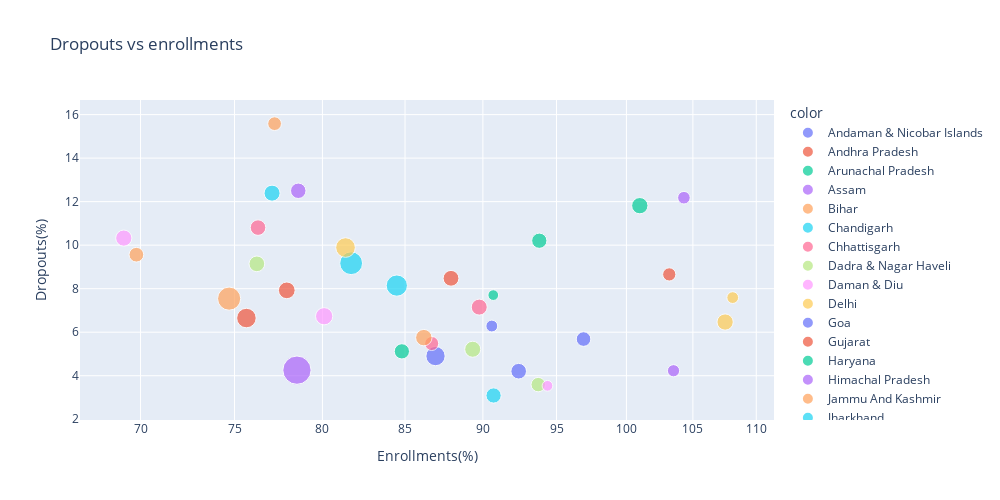

Source (notebook cell):
### Markdown cell above
`Observations:`

* Most states lack teachers in the higher secondary school. Certain states are doing very poorly namely UP, Bihar, Jharkhand and WB

### Code cell
dropss=dropouts_x.iloc[:,[2,5,8,11]].mean(axis=1)
enrolls=enrollments_x.iloc[:,[2,5,8,11]].mean(axis=1)
ptrs=ptr.iloc[:,[1,4]].mean(axis=1)
comb=pd.DataFrame({'Enrollments(%)':enrolls,'Dropouts(%)':dropss,'student_teacher_ratio':ptrs})
fig = px.scatter(data_frame=comb, x="Enrollments(%)", y="Dropouts(%)", size="student_teacher_ratio", color=states.State, log_x=True, size_max=20, width=1000, height=500, title='Dropouts vs enrollments')
fig.show()

### Figure 1 — Plotly figure (JSON) as saved in the notebook; plotly's stock layout.template omitted (floating-point values rounded to 4 significant figures)
{"data": [{"hovertemplate": "color=Andaman & Nicobar Islands<br>Enrollments(%)=%{x}<br>Dropouts(%)=%{y}<br>student_teacher_ratio=%{marker.size}<extra></extra>", "legendgroup": "Andaman & Nicobar Islands", "marker": {"color": "#636efa", "size": [12.83], "sizemode": "area", "sizeref": 0.1825, "symbol": "circle"}, "mode": "markers", "name": "Andaman & Nicobar Islands", "orientation": "v", "showlegend": true, "type": "scatter", "x": [90.59], "xaxis": "x", "y": [6.283], "yaxis": "y"}, {"hovertemplate": "color=Andhra Pradesh<br>Enrollments(%)=%{x}<br>Dropouts(%)=%{y}<br>student_teacher_ratio=%{marker.size}<extra></extra>", "legendgroup": "Andhra Pradesh", "marker": {"color": "#EF553B", "size": [34.83], "sizemode": "area", "sizeref": 0.1825, "symbol": "circle"}, "mode": "markers", "name": "Andhra Pradesh", "orientation": "v", "showlegend": true, "type": "scatter", "x": [75.66], "xaxis": "x", "y": [6.651], "yaxis": "y"}, {"hovertemplate": "color=Arunachal Pradesh<br>Enrollments(%)=%{x}<br>Dropouts(%)=%{y}<br>student_teacher_ratio=%{marker.size}<extra></extra>", "legendgroup": "Arunachal Pradesh", "marker": {"color": "#00cc96", "size": [24.33], "sizemode": "area", "sizeref": 0.1825, "symbol": "circle"}, "mode": "markers", "name": "Arunachal Pradesh", "orientation": "v", "showlegend": true, "type": "scatter", "x": [101.0], "xaxis": "x", "y": [11.81], "yaxis": "y"}, {"hovertemplate": "color=Assam<br>Enrollments(%)=%{x}<br>Dropouts(%)=%{y}<br>student_teacher_ratio=%{marker.size}<extra></extra>", "legendgroup": "Assam", "marker": {"color": "#ab63fa", "size": [21.83], "sizemode": "area", "sizeref": 0.1825, "symbol": "circle"}, "mode": "markers", "name": "Assam", "orientation": "v", "showlegend": true, "type": "scatter", "x": [78.59], "xaxis": "x", "y": [12.5], "yaxis": "y"}, {"hovertemplate": "color=Bihar<br>Enrollments(%)=%{x}<br>Dropouts(%)=%{y}<br>student_teacher_ratio=%{marker.size}<extra></extra>", "legendgroup": "Bihar", "marker": {"color": "#FFA15A", "size": [48.83], "sizemode": "area", "sizeref": 0.1825, "symbol": "circle"}, "mode": "markers", "name": "Bihar", "orientation": "v", "showlegend": true, "type": "scatter", "x": [74.71], "xaxis": "x", "y": [7.543], "yaxis": "y"}, {"hovertemplate": "color=Chandigarh<br>Enrollments(%)=%{x}<br>Dropouts(%)=%{y}<br>student_teacher_ratio=%{marker.size}<extra></extra>", "legendgroup": "Chandigarh", "marker": {"color": "#19d3f3", "size": [21.17], "sizemode": "area", "sizeref": 0.1825, "symbol": "circle"}, "mode": "markers", "name": "Chandigarh", "orientation": "v", "showlegend": true, "type": "scatter", "x": [90.71], "xaxis": "x", "y": [3.092], "yaxis": "y"}, {"hovertemplate": "color=Chhattisgarh<br>Enrollments(%)=%{x}<br>Dropouts(%)=%{y}<br>student_teacher_ratio=%{marker.size}<extra></extra>", "legendgroup": "Chhattisgarh", "marker": {"color": "#FF6692", "size": [23.33], "sizemode": "area", "sizeref": 0.1825, "symbol": "circle"}, "mode": "markers", "name": "Chhattisgarh", "orientation": "v", "showlegend": true, "type": "scatter", "x": [89.76], "xaxis": "x", "y": [7.152], "yaxis": "y"}, {"hovertemplate": "color=Dadra & Nagar Haveli<br>Enrollments(%)=%{x}<br>Dropouts(%)=%{y}<br>student_teacher_ratio=%{marker.size}<extra></extra>", "legendgroup": "Dadra & Nagar Haveli", "marker": {"color": "#B6E880", "size": [22.5], "sizemode": "area", "sizeref": 0.1825, "symbol": "circle"}, "mode": "markers", "name": "Dadra & Nagar Haveli", "orientation": "v", "showlegend": true, "type": "scatter", "x": [76.24], "xaxis": "x", "y": [9.142], "yaxis": "y"}, {"hovertemplate": "color=Daman & Diu<br>Enrollments(%)=%{x}<br>Dropouts(%)=%{y}<br>student_teacher_ratio=%{marker.size}<extra></extra>", "legendgroup": "Daman & Diu", "marker": {"color": "#FF97FF", "size": [24], "sizemode": "area", "sizeref": 0.1825, "symbol": "circle"}, "mode": "markers", "name": "Daman & Diu", "orientation": "v", "showlegend": true, "type": "scatter", "x": [69.14], "xaxis": "x", "y": [10.32], "yaxis": "y"}, {"hovertemplate": "color=Delhi<br>Enrollments(%)=%{x}<br>Dropouts(%)=%{y}<br>student_teacher_ratio=%{marker.size}<extra></extra>", "legendgroup": "Delhi", "marker": {"color": "#FECB52", "size": [24.17], "sizemode": "area", "sizeref": 0.1825, "symbol": "circle"}, "mode": "markers", "name": "Delhi", "orientation": "v", "showlegend": true, "type": "scatter", "x": [107.5], "xaxis": "x", "y": [6.467], "yaxis": "y"}, {"hovertemplate": "color=Goa<br>Enrollments(%)=%{x}<br>Dropouts(%)=%{y}<br>student_teacher_ratio=%{marker.size}<extra></extra>", "legendgroup": "Goa", "marker": {"color": "#636efa", "size": [19.5], "sizemode": "area", "sizeref": 0.1825, "symbol": "circle"}, "mode": "markers", "name": "Goa", "orientation": "v", "showlegend": true, "type": "scatter", "x": [96.9], "xaxis": "x", "y": [5.685], "yaxis": "y"}, {"hovertemplate": "color=Gujarat<br>Enrollments(%)=%{x}<br>Dropouts(%)=%{y}<br>student_teacher_ratio=%{marker.size}<extra></extra>", "legendgroup": "Gujarat", "marker": {"color": "#EF553B", "size": [25.5], "sizemode": "area", "sizeref": 0.1825, "symbol": "circle"}, "mode": "markers", "name": "Gujarat", "orientation": "v", "showlegend": true, "type": "scatter", "x": [77.93], "xaxis": "x", "y": [7.923], "yaxis": "y"}, {"hovertemplate": "color=Haryana<br>Enrollments(%)=%{x}<br>Dropouts(%)=%{y}<br>student_teacher_ratio=%{marker.size}<extra></extra>", "legendgroup": "Haryana", "marker": {"color": "#00cc96", "size": [21.17], "sizemode": "area", "sizeref": 0.1825, "symbol": "circle"}, "mode": "markers", "name": "Haryana", "orientation": "v", "showlegend": true, "type": "scatter", "x": [84.8], "xaxis": "x", "y": [5.12], "yaxis": "y"}, {"hovertemplate": "color=Himachal Pradesh<br>Enrollments(%)=%{x}<br>Dropouts(%)=%{y}<br>student_teacher_ratio=%{marker.size}<extra></extra>", "legendgroup": "Himachal Pradesh", "marker": {"color": "#ab63fa", "size": [13.67], "sizemode": "area", "sizeref": 0.1825, "symbol": "circle"}, "mode": "markers", "name": "Himachal Pradesh", "orientation": "v", "showlegend": true, "type": "scatter", "x": [103.5], "xaxis": "x", "y": [4.228], "yaxis": "y"}, {"hovertemplate": "color=Jammu And Kashmir<br>Enrollments(%)=%{x}<br>Dropouts(%)=%{y}<br>student_teacher_ratio=%{marker.size}<extra></extra>", "legendgroup": "Jammu And Kashmir", "marker": {"color": "#FFA15A", "size": [19.67], "sizemode": "area", "sizeref": 0.1825, "symbol": "circle"}, "mode": "markers", "name": "Jammu And Kashmir", "orientation": "v", "showlegend": true, "type": "scatter", "x": [69.79], "xaxis": "x", "y": [9.561], "yaxis": "y"}, {"hovertemplate": "color=Jharkhand<br>Enrollments(%)=%{x}<br>Dropouts(%)=%{y}<br>student_teacher_ratio=%{marker.size}<extra></extra>", "legendgroup": "Jharkhand", "marker": {"color": "#19d3f3", "size": [47.5], "sizemode": "area", "sizeref": 0.1825, "symbol": "circle"}, "mode": "markers", "name": "Jharkhand", "orientation": "v", "showlegend": true, "type": "scatter", "x": [81.7], "xaxis": "x", "y": [9.17], "yaxis": "y"}, {"hovertemplate": "color=Karnataka<br>Enrollments(%)=%{x}<br>Dropouts(%)=%{y}<br>student_teacher_ratio=%{marker.size}<extra></extra>", "legendgroup": "Karnataka", "marker": {"color": "#FF6692", "size": [22.17], "sizemode": "area", "sizeref": 0.1825, "symbol": "circle"}, "mode": "markers", "name": "Karnataka", "orientation": "v", "showlegend": true, "type": "scatter", "x": [76.31], "xaxis": "x", "y": [10.81], "yaxis": "y"}, {"hovertemplate": "color=Kerala<br>Enrollments(%)=%{x}<br>Dropouts(%)=%{y}<br>student_teacher_ratio=%{marker.size}<extra></extra>", "legendgroup": "Kerala", "marker": {"color": "#B6E880", "size": [19], "sizemode": "area", "sizeref": 0.1825, "symbol": "circle"}, "mode": "markers", "name": "Kerala", "orientation": "v", "showlegend": true, "type": "scatter", "x": [93.73], "xaxis": "x", "y": [3.592], "yaxis": "y"}, {"hovertemplate": "color=Lakshadweep<br>Enrollments(%)=%{x}<br>Dropouts(%)=%{y}<br>student_teacher_ratio=%{marker.size}<extra></extra>", "legendgroup": "Lakshadweep", "marker": {"color": "#FF97FF", "size": [10.5], "sizemode": "area", "sizeref": 0.1825, "symbol": "circle"}, "mode": "markers", "name": "Lakshadweep", "orientation": "v", "showlegend": true, "type": "scatter", "x": [94.37], "xaxis": "x", "y": [3.536], "yaxis": "y"}, {"hovertemplate": "color=Madhya Pradesh<br>Enrollments(%)=%{x}<br>Dropouts(%)=%{y}<br>student_teacher_ratio=%{marker.size}<extra></extra>", "legendgroup": "Madhya Pradesh", "marker": {"color": "#FECB52", "size": [35.17], "sizemode": "area", "sizeref": 0.1825, "symbol": "circle"}, "mode": "markers", "name": "Madhya Pradesh", "orientation": "v", "showlegend": true, "type": "scatter", "x": [81.37], "xaxis": "x", "y": [9.891], "yaxis": "y"}, {"hovertemplate": "color=Maharashtra<br>Enrollments(%)=%{x}<br>Dropouts(%)=%{y}<br>student_teacher_ratio=%{marker.size}<extra></extra>", "legendgroup": "Maharashtra", "marker": {"color": "#636efa", "size": [34], "sizemode": "area", "sizeref": 0.1825, "symbol": "circle"}, "mode": "markers", "name": "Maharashtra", "orientation": "v", "showlegend": true, "type": "scatter", "x": [86.92], "xaxis": "x", "y": [4.902], "yaxis": "y"}, {"hovertemplate": "color=Manipur<br>Enrollments(%)=%{x}<br>Dropouts(%)=%{y}<br>student_teacher_ratio=%{marker.size}<extra></extra>", "legendgroup": "Manipur", "marker": {"color": "#EF553B", "size": [16], "sizemode": "area", "sizeref": 0.1825, "symbol": "circle"}, "mode": "markers", "name": "Manipur", "orientation": "v", "showlegend": true, "type": "scatter", "x": [103.2], "xaxis": "x", "y": [8.656], "yaxis": "y"}, {"hovertemplate": "color=Meghalaya<br>Enrollments(%)=%{x}<br>Dropouts(%)=%{y}<br>student_teacher_ratio=%{marker.size}<extra></extra>", "legendgroup": "Meghalaya", "marker": {"color": "#00cc96", "size": [21.17], "sizemode": "area", "sizeref": 0.1825, "symbol": "circle"}, "mode": "markers", "name": "Meghalaya", "orientation": "v", "showlegend": true, "type": "scatter", "x": [93.81], "xaxis": "x", "y": [10.2], "yaxis": "y"}, {"hovertemplate": "color=Mizoram<br>Enrollments(%)=%{x}<br>Dropouts(%)=%{y}<br>student_teacher_ratio=%{marker.size}<extra></extra>", "legendgroup": "Mizoram", "marker": {"color": "#ab63fa", "size": [14.5], "sizemode": "area", "sizeref": 0.1825, "symbol": "circle"}, "mode": "markers", "name": "Mizoram", "orientation": "v", "showlegend": true, "type": "scatter", "x": [104.3], "xaxis": "x", "y": [12.18], "yaxis": "y"}, {"hovertemplate": "color=Nagaland<br>Enrollments(%)=%{x}<br>Dropouts(%)=%{y}<br>student_teacher_ratio=%{marker.size}<extra></extra>", "legendgroup": "Nagaland", "marker": {"color": "#FFA15A", "size": [17.17], "sizemode": "area", "sizeref": 0.1825, "symbol": "circle"}, "mode": "markers", "name": "Nagaland", "orientation": "v", "showlegend": true, "type": "scatter", "x": [77.24], "xaxis": "x", "y": [15.58], "yaxis": "y"}, {"hovertemplate": "color=Odisha<br>Enrollments(%)=%{x}<br>Dropouts(%)=%{y}<br>student_teacher_ratio=%{marker.size}<extra></extra>", "legendgroup": "Odisha", "marker": {"color": "#19d3f3", "size": [23.5], "sizemode": "area", "sizeref": 0.1825, "symbol": "circle"}, "mode": "markers", "name": "Odisha", "orientation": "v", "showlegend": true, "type": "scatter", "x": [77.1], "xaxis": "x", "y": [12.39], "yaxis": "y"}, {"hovertemplate": "color=Puducherry<br>Enrollments(%)=%{x}<br>Dropouts(%)=%{y}<br>student_teacher_ratio=%{marker.size}<extra></extra>", "legendgroup": "Puducherry", "marker": {"color": "#FF6692", "size": [18], "sizemode": "area", "sizeref": 0.1825, "symbol": "circle"}, "mode": "markers", "name": "Puducherry", "orientation": "v", "showlegend": true, "type": "scatter", "x": [86.68], "xaxis": "x", "y": [5.48], "yaxis": "y"}, {"hovertemplate": "color=Punjab<br>Enrollments(%)=%{x}<br>Dropouts(%)=%{y}<br>student_teacher_ratio=%{marker.size}<extra></extra>", "legendgroup": "Punjab", "marker": {"color": "#B6E880", "size": [23.5], "sizemode": "area", "sizeref": 0.1825, "symbol": "circle"}, "mode": "markers", "name": "Punjab", "orientation": "v", "showlegend": true, "type": "scatter", "x": [89.33], "xaxis": "x", "y": [5.216], "yaxis": "y"}, {"hovertemplate": "color=Rajasthan<br>Enrollments(%)=%{x}<br>Dropouts(%)=%{y}<br>student_teacher_ratio=%{marker.size}<extra></extra>", "legendgroup": "Rajasthan", "marker": {"color": "#FF97FF", "size": [27.17], "sizemode": "area", "sizeref": 0.1825, "symbol": "circle"}, "mode": "markers", "name": "Rajasthan", "orientation": "v", "showlegend": true, "type": "scatter", "x": [80.1], "xaxis": "x", "y": [6.733], "yaxis": "y"}, {"hovertemplate": "color=Sikkim<br>Enrollments(%)=%{x}<br>Dropouts(%)=%{y}<br>student_teacher_ratio=%{marker.size}<extra></extra>", "legendgroup": "Sikkim", "marker": {"color": "#FECB52", "size": [12.67], "sizemode": "area", "sizeref": 0.1825, "symbol": "circle"}, "mode": "markers", "name": "Sikkim", "orientation": "v", "showlegend": true, "type": "scatter", "x": [108.1], "xaxis": "x", "y": [7.59], "yaxis": "y"}, {"hovertemplate": "color=Tamil Nadu<br>Enrollments(%)=%{x}<br>Dropouts(%)=%{y}<br>student_teacher_ratio=%{marker.size}<extra></extra>", "legendgroup": "Tamil Nadu", "marker": {"color": "#636efa", "size": [22.33], "sizemode": "area", "sizeref": 0.1825, "symbol": "circle"}, "mode": "markers", "name": "Tamil Nadu", "orientation": "v", "showlegend": true, "type": "scatter", "x": [92.4], "xaxis": "x", "y": [4.208], "yaxis": "y"}, {"hovertemplate": "color=Telangana<br>Enrollments(%)=%{x}<br>Dropouts(%)=%{y}<br>student_teacher_ratio=%{marker.size}<extra></extra>", "legendgroup": "Telangana", "marker": {"color": "#EF553B", "size": [22.83], "sizemode": "area", "sizeref": 0.1825, "symbol": "circle"}, "mode": "markers", "name": "Telangana", "orientation": "v", "showlegend": true, "type": "scatter", "x": [87.92], "xaxis": "x", "y": [8.477], "yaxis": "y"}, {"hovertemplate": "color=Tripura<br>Enrollments(%)=%{x}<br>Dropouts(%)=%{y}<br>student_teacher_ratio=%{marker.size}<extra></extra>", "legendgroup": "Tripura", "marker": {"color": "#00cc96", "size": [10.5], "sizemode": "area", "sizeref": 0.1825, "symbol": "circle"}, "mode": "markers", "name": "Tripura", "orientation": "v", "showlegend": true, "type": "scatter", "x": [90.69], "xaxis": "x", "y": [7.705], "yaxis": "y"}, {"hovertemplate": "color=Uttar Pradesh<br>Enrollments(%)=%{x}<br>Dropouts(%)=%{y}<br>student_teacher_ratio=%{marker.size}<extra></extra>", "legendgroup": "Uttar Pradesh", "marker": {"color": "#ab63fa", "size": [73], "sizemode": "area", "sizeref": 0.1825, "symbol": "circle"}, "mode": "markers", "name": "Uttar Pradesh", "orientation": "v", "showlegend": true, "type": "scatter", "x": [78.52], "xaxis": "x", "y": [4.256], "yaxis": "y"}, {"hovertemplate": "color=Uttarakhand<br>Enrollments(%)=%{x}<br>Dropouts(%)=%{y}<br>student_teacher_ratio=%{marker.size}<extra></extra>", "legendgroup": "Uttarakhand", "marker": {"color": "#FFA15A", "size": [24.67], "sizemode": "area", "sizeref": 0.1825, "symbol": "circle"}, "mode": "markers", "name": "Uttarakhand", "orientation": "v", "showlegend": true, "type": "scatter", "x": [86.18], "xaxis": "x", "y": [5.75], "yaxis": "y"}, {"hovertemplate": "color=West Bengal<br>Enrollments(%)=%{x}<br>Dropouts(%)=%{y}<br>student_teacher_ratio=%{marker.size}<extra></extra>", "legendgroup": "West Bengal", "marker": {"color": "#19d3f3", "size": [41.17], "sizemode": "area", "sizeref": 0.1825, "symbol": "circle"}, "mode": "markers", "name": "West Bengal", "orientation": "v", "showlegend": true, "type": "scatter", "x": [84.49], "xaxis": "x", "y": [8.142], "yaxis": "y"}], "layout": {"height": 500, "legend": {"itemsizing": "constant", "title": {"text": "color"}, "tracegroupgap": 0}, "title": {"text": "Dropouts vs enrollments"}, "width": 1000, "xaxis": {"anchor": "y", "domain": [0, 1], "title": {"text": "Enrollments(%)"}, "type": "log"}, "yaxis": {"anchor": "x", "domain": [0, 1], "title": {"text": "Dropouts(%)"}}}}
